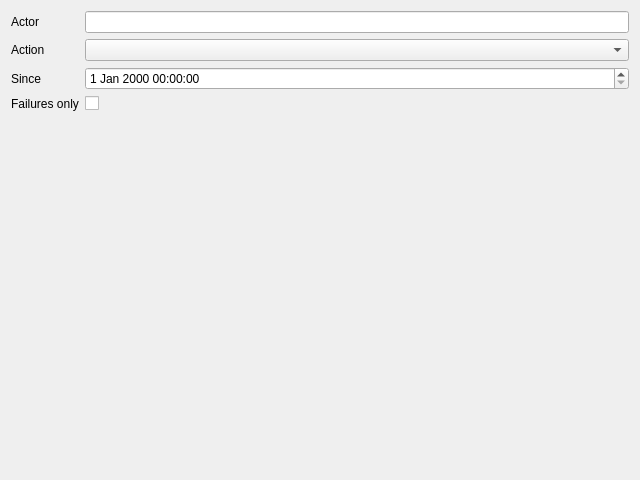
<?xml version="1.0" encoding="UTF-8"?>
<ui version="4.0">
 <class>AuditFilter</class>
 <widget class="QDialog" name="AuditFilter">
  <property name="geometry">
   <rect>
    <x>0</x>
    <y>0</y>
    <width>640</width>
    <height>480</height>
   </rect>
  </property>
  <property name="windowTitle">
   <string>Audit</string>
  </property>
  <layout class="QFormLayout" name="formLayout">
   <item row="0" column="0">
    <widget class="QLabel" name="label_actorEdit">
     <property name="text">
      <string>Actor</string>
     </property>
     <property name="buddy">
      <cstring>actorEdit</cstring>
     </property>
    </widget>
   </item>
   <item row="0" column="1">
    <widget class="QLineEdit" name="actorEdit"/>
   </item>
   <item row="1" column="0">
    <widget class="QLabel" name="label_actionCombo">
     <property name="text">
      <string>Action</string>
     </property>
     <property name="buddy">
      <cstring>actionCombo</cstring>
     </property>
    </widget>
   </item>
   <item row="1" column="1">
    <widget class="QComboBox" name="actionCombo"/>
   </item>
   <item row="2" column="0">
    <widget class="QLabel" name="label_sinceEdit">
     <property name="text">
      <string>Since</string>
     </property>
     <property name="buddy">
      <cstring>sinceEdit</cstring>
     </property>
    </widget>
   </item>
   <item row="2" column="1">
    <widget class="QDateTimeEdit" name="sinceEdit"/>
   </item>
   <item row="3" column="0">
    <widget class="QLabel" name="label_failuresCheck">
     <property name="text">
      <string>Failures only</string>
     </property>
     <property name="buddy">
      <cstring>failuresCheck</cstring>
     </property>
    </widget>
   </item>
   <item row="3" column="1">
    <widget class="QCheckBox" name="failuresCheck"/>
   </item>
  </layout>
 </widget>
 <tabstops>
  <tabstop>actorEdit</tabstop>
  <tabstop>actionCombo</tabstop>
  <tabstop>sinceEdit</tabstop>
  <tabstop>failuresCheck</tabstop>
 </tabstops>
 <resources/>
 <connections/>
</ui>
